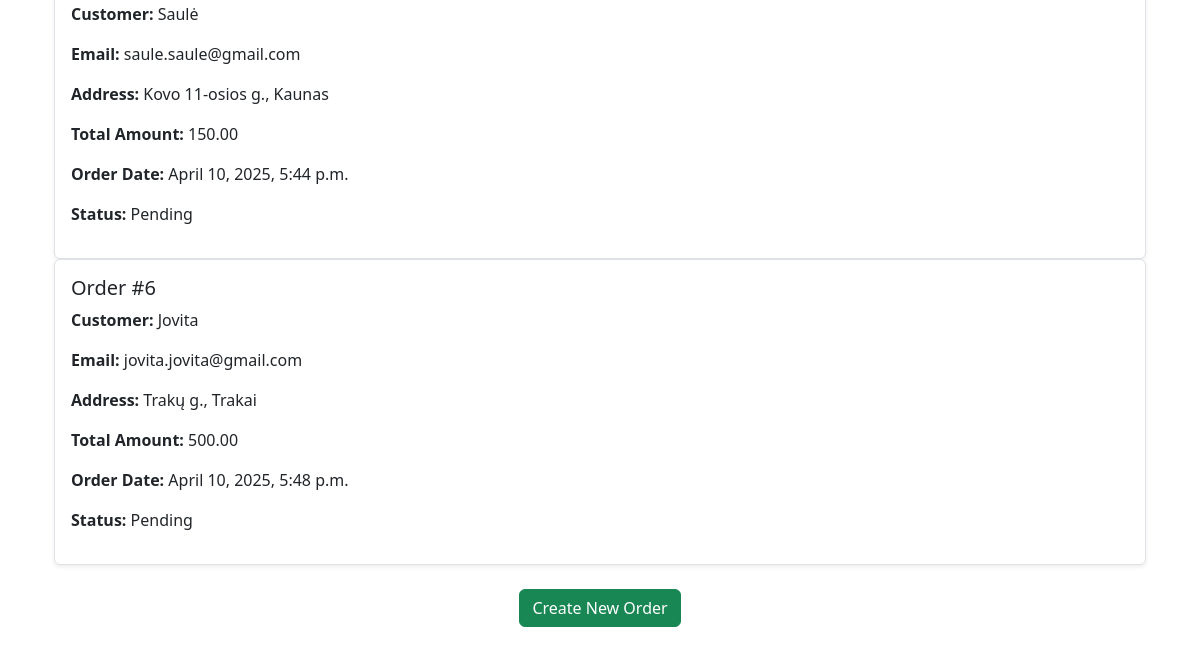
The app's page /orders/ (lower part), older data.
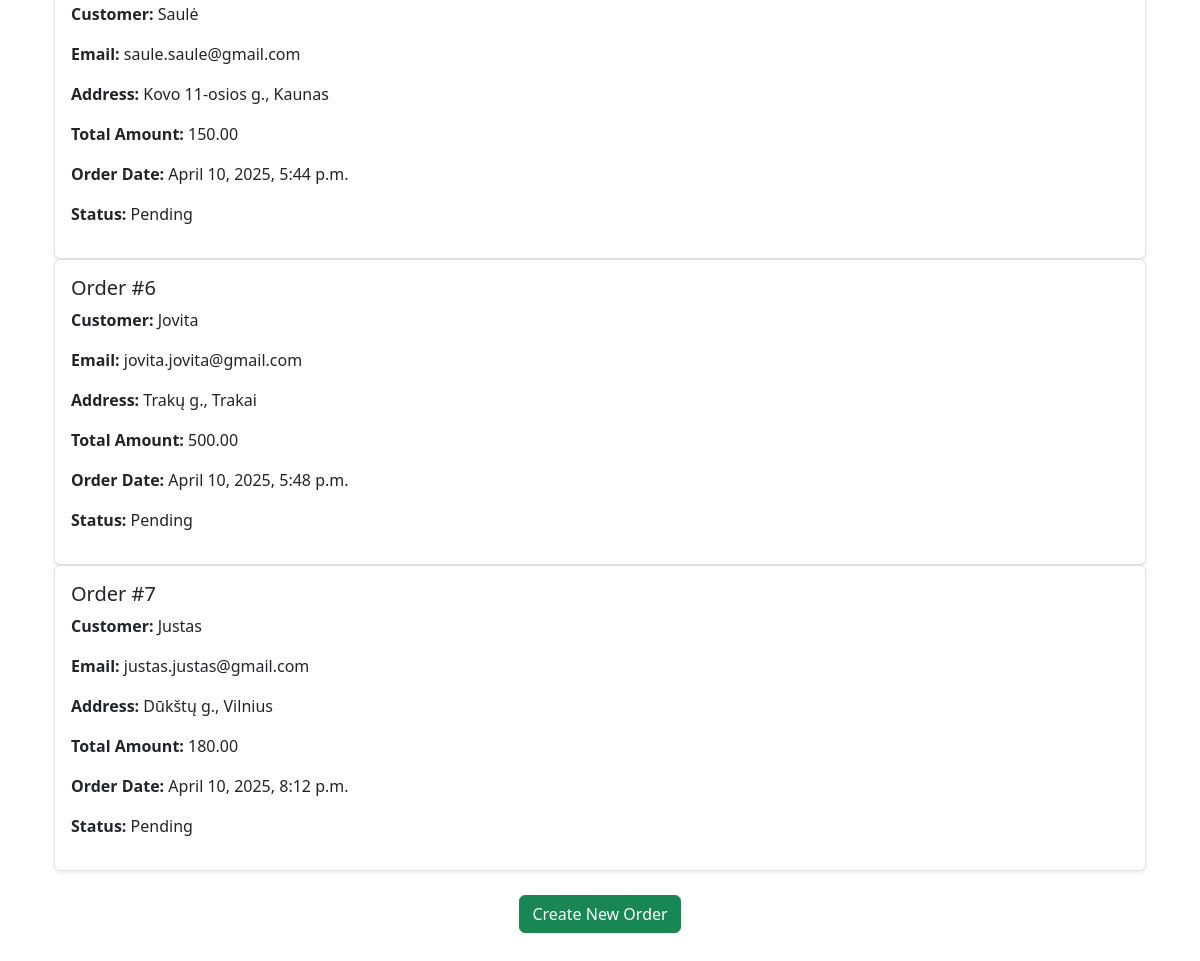
The same page, newer data.
### blockchain/models.py (models this page shows, shortened)
class Order(models.Model):
    STATUS_CHOICES = [
        ('pending', 'Pending'),
        ('processing', 'Processing'),
        ('completed', 'Completed'),
        ('canceled', 'Canceled'),
    ]
    customer_name = models.CharField(max_length=255, default='')
    customer_email = models.EmailField(default='')
    customer_address = models.CharField(max_length=255, null=True, default='')
    order_date = models.DateTimeField(default=now)
    status = models.CharField(max_length=20, choices=STATUS_CHOICES, default='pending')
    total_amount = models.DecimalField(max_digits=10, decimal_places=2)
    payment_method = models.CharField(max_length=50, default='')
    timestamp = models.DateTimeField(null=True, blank=True)

### blockchain/views.py (the view)
# urls.py: path('orders/', order_list, name='orders'),
def order_list(request):
    orders = Order.objects.all().order_by('-timestamp')
    return render(request, 'blockchain/orders.html', {'orders': orders})

### blockchain/templates/blockchain/orders.html (shortened to what this page needs)
{% extends 'blockchain/base.html' %}
{% block content %}
<div class="container">
    {% if orders %}
        <div class="list-group mt-4">
            {% for order in orders %}
                <div class="list-group-item p-3 border rounded shadow-sm">
                    <h5>Order #{{ order.id }}</h5>
                    <p><strong>Customer:</strong> {{ order.customer_name }}</p>
                    <p><strong>Email:</strong> {{ order.customer_email }}</p>
                    <p><strong>Address:</strong> {{ order.customer_address }}</p>
                    <p><strong>Total Amount:</strong> {{ order.total_amount }}</p>
                    <p><strong>Order Date:</strong> {{ order.order_date }}</p>
                    <p><strong>Status:</strong> {{ order.get_status_display }}</p>
                </div>
            {% endfor %}
        </div>
    {% else %}
        <p class="text-center mt-4">No orders available.</p>
    {% endif %}
    <div class="text-center mt-4">
        <a href="{% url 'create_order' %}" class="btn btn-success">Create New Order</a>
    </div>
</div>
{% endblock %}

Row changes from the older to the newer data that the page shows:
added Order: id "7", customer_name "Justas", customer_email "justas.justas@gmail.com", customer_address "Dūkštų g., Vilnius", total_amount "180.00", order_date "April 10, 2025, 8:12 p.m.", status "Pending"
